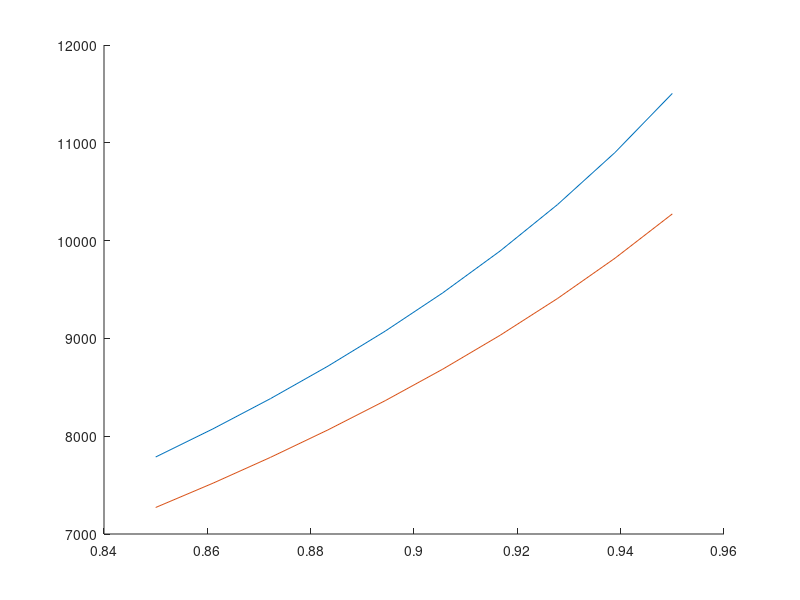

MATLAB code for this plot: (Note: this script raises an error after producing the figure.)
clear; close all; clc;

C = 4413; %m/s
lambdas = [0.025, 0.05]; %ペイロード比 2.5%, 5%
epsilon = linspace(0.85,0.95,10); %推進薬搭載率 85%~95%
figure();
hold on;
for idx=1:length(lambdas)
    lambda = lambdas(idx);
    deltaV = C*log(1./(1-(1-lambda).*epsilon));
    plot(epsilon,deltaV);
end
legend(arrayfun(@(x) sprintf('lambda=%.3f',x), lambdas,UniformOutput=false));
title('単段式ロケットの推進薬搭載率と理想速度増分');
xlabel('推進薬搭載率ε');
ylabel('速度増分⊿V[m/s]');
big;

figure();
hold on;
a0_g = linspace(1,3.5,30);
Lambdas = [2 3 4]; %質量比の逆数

for idx=1:length(Lambdas)
    Lambda = Lambdas(idx);
    y_c2_a0 = 1+...
                -1/Lambda*(1+log(Lambda))...
                -0.5*(1./a0_g)*(1-1./Lambda).^2;
    plot(a0_g, y_c2_a0);
end
legend(arrayfun(@(x) sprintf('Lambda=%.1f',x), Lambdas,UniformOutput=false));
title('垂直に上昇飛行するロケットの到達高度');
xlabel('発射時の加速度倍数G=a0/g0');
ylabel('燃焼終了時の無次元高度 y/(c^2*a0)');
big;
